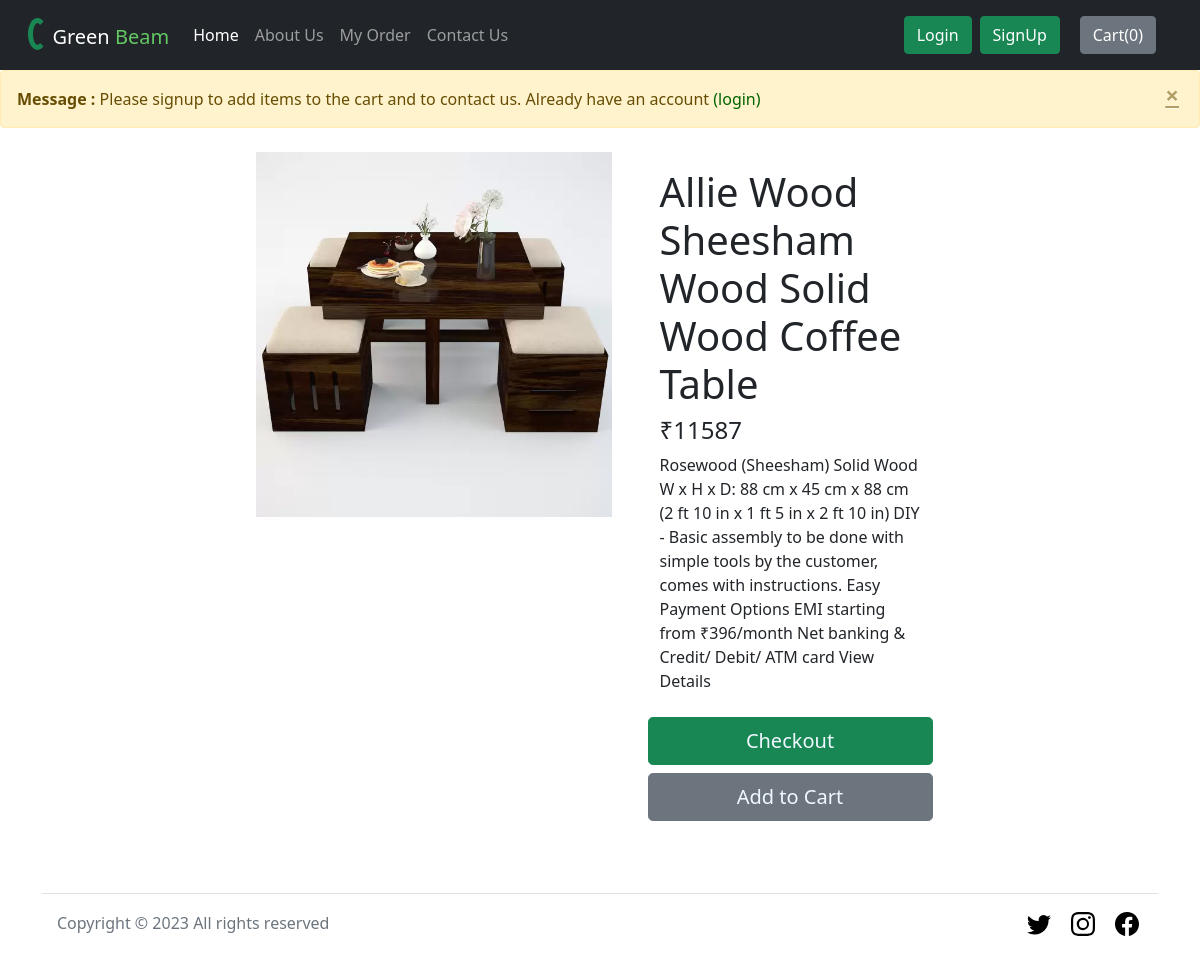
The page /productView/2 on the database its author committed.
### shop/models.py (models this page shows)
class Product(models.Model):
    product_id = models.AutoField
    product_name = models.CharField(max_length=50)
    category = models.CharField(max_length=50, default="")
    subcategory = models.CharField(max_length=50, default="")
    price = models.IntegerField(default=0)
    desc = models.CharField(max_length=300)
    pub_date = models.DateField()
    image = models.ImageField(upload_to='shop/images', default="")
    def __str__(self):
        return self.product_name

### shop/views.py (the view)
# urls.py: path("productView/<int:myid>", views.productView, name="ProductView"),
def productView(request, myid):
    p ={}
    qvprods = Product.objects.filter(id=myid)
    exo = myid
    p['qvprods']=qvprods[0]
    p['exo']=exo
    print(p)
    return render(request, 'shop/productView.html',p )

### shop/context_processor.py (called while the page is built, shortened)
def load_cart(request):
    params={}
    return params

### shop/templates/shop/productView.html (shortened to what this page needs)
{% extends 'shop/basic.html' %}
{% block body %}
<div class="container my-4">
    <div class="row justify-content-center">
        <div class="col-md-4">
            <div class="row allign-items-center">
                <img src="/media/{{qvprods.image}}" width="100%" height="365px">
            </div>
        </div>
        <div class="col-md-3 mx-4 my-3">
            <h1 id="name{{exo}}">{{qvprods.product_name}}</h1>
            <b><h4 id="price{{exo}}">₹{{qvprods.price}}</h4></b>
            <p>{{qvprods.desc}}</p>
            <div class="row my-4 allign-items-center">
                <button class="btn btn-success btn-lg ">
                    <a type="button" style="text-decoration: none; color: aliceblue;" href="/checkout"> Checkout</a>
                </button>
                <button class="btn btn-secondary btn-lg my-2 cart " id="pr{{exo}}">
                    <a type="button" style="text-decoration: none; color: aliceblue;" > Add to Cart</a>
                </button>
            </div>
        </div>
    </div>
</div>
{% endblock %}

### rows shown on the page
Product: image (picture), product_name "Allie Wood Sheesham Wood Solid Wood Coffee Table", price "11587", desc "Rosewood (Sheesham) Solid Wood W x H x D: 88 cm x 45 cm x 88 cm (2 ft 10 in x 1 ft 5 in x 2 ft 10 in) DIY - Basic assembly to be done with simple tools by the customer, comes with instructions. Easy Payment Options EMI starting from ₹396/month Net banking & Credit/ Debit/ ATM card View Details"
